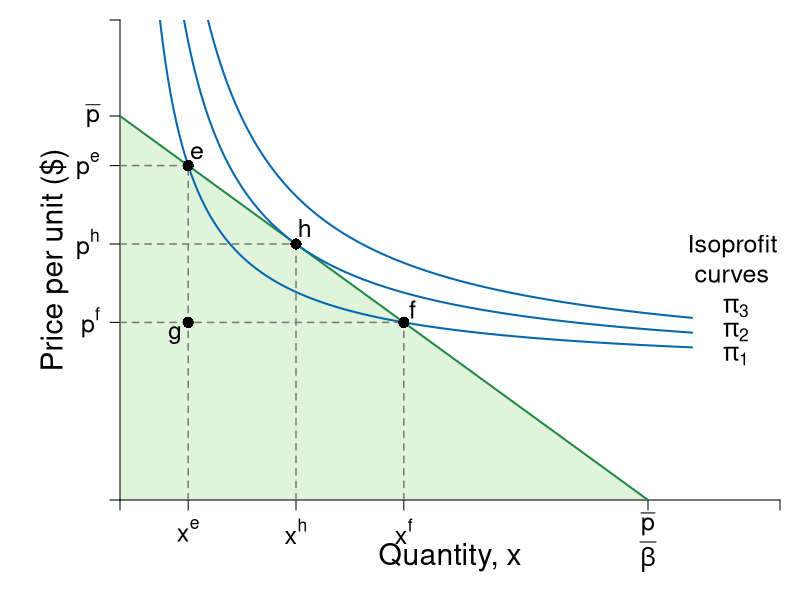

Reproduce this figure in R.
#Graph Designer: Simon Halliday + Scott Cohn
#Authors: Bowles and Halliday
#Title: Coordination, Conflict and Competition: A Text in Microeconomics

require(shape)
pdf(file = "firmmarketsupply/isoprofit_monopoly_profits_v2.pdf", width = 9, height = 7)

#Set parameters for graphics
axislabelsize <- 1.8
labelsize <- 1.5
namesize <- 1.8
annotatesize <- 1.5
graphlinewidth <- 2
segmentlinewidth <- 1.5

COL <- c("#7fc97f", "#beaed4", "#fdc086", "#ffff99", "#386cb0", "#f0027f", "#bf5b17", "#666666")
COLA <- c("#e0f3db", "#99d8c9","#66c2a4","#41ae76", "#238b45", "#005824")
COLB <- c("#c6dbef", "#4eb3d3", "#2b8cbe", "#0868ac","#084081")
grays <- gray.colors(25, start = 1, end = 0)
CBCols <- c("#009E73","#0072B2","#E69F00","#CC79A7", "#F0E442")

#Edited the margins to cater for the larger LHS labels
par(mar =  c(5, 6, 1, 1))

AvgRevenue <- function(x, rmax = 12, xmax = 12){
  rmax - (rmax/xmax)*x
}

MRevenue <- function(x, rmax = 12, xmax = 12){
  rmax - 2*(rmax/xmax)*x
}

AvgCost <- function(x, c0 = 2, c1 = 4){
  c0/x + c1
}

# From CORE
IsoProf <- function(x, k = 0, c0 = 2, c1 = 4){
  AvgCost(x) + k/x
}

xlims <- c(0, 15)
ylims <- c(0, 15)

npts <- 501 
x <- seq(xlims[1], xlims[2], length.out = npts)
y <- seq(ylims[1], ylims[2], length.out = npts) 
a <- c(13, 16.75, 19.25)

plot(0, 0, xlim = xlims, ylim = ylims, type = "n",
     xlab = expression(paste("")),
     ylab = expression(paste("")), 
     xaxt = "n", 
     yaxt = "n", 
     cex.lab = axislabelsize, 
     bty = "n",
     xaxs = "i", 
     yaxs = "i")


ticksy <- c(0, AvgRevenue(x = 4), AvgRevenue(x = 6.45), AvgRevenue(1.55), 12, ylims[2])
ylabels <- c(NA, expression(paste(p^{h})), expression(paste(p^{f})), expression(paste(p^{e})), expression(paste(bar(p))), NA)
ticksx <- c(0, 1.55, 4, 6.45, 12, xlims[2])
xlabels <- c(NA, expression(paste(x^{e})), expression(paste(x^{h})), expression(paste(x^{f})), expression(paste(frac(bar(p),beta))), NA)

#Draw the polygon for feasible
xpoly1 <- c(0, 0, 12, 0)
ypoly1 <- c(0, 12, 0, 0)
polygon(x = xpoly1, y = ypoly1, col = COLA[1], density = NULL, border = NA)


axis(1, at = ticksx, pos = 0, labels = FALSE)
text(x = c(0, 1.55, 4, 6.45, 12, xlims[2]), par("usr")[3] - 0.4, labels = xlabels, srt = 0, pos = 1, xpd = TRUE, cex = labelsize)
axis(2, at = ticksy, pos = 0, labels = ylabels, las = 1, cex.axis = labelsize)

npts <- 500 
xx1 <- seq(xlims[1], xlims[2], length.out = npts)
xx2 <- seq(xlims[1], xlims[2] - 2, length.out = npts)
xx3 <- seq(2, 6, length.out = npts)

lines(xx1, AvgRevenue(xx1, rmax = 12, xmax = 12), col = COLA[5], lwd = graphlinewidth)
lines(xx2, IsoProf(xx2, k = 14), col = COLB[4], lwd = graphlinewidth)

# Iso Prof --- Too high/too low
lines(xx2, IsoProf(xx2, k = 8), col = COLB[4], lwd = graphlinewidth)
lines(xx2, IsoProf(xx2, k = 20), col = COLB[4], lwd = graphlinewidth)

#Label the axes
text(0.5*(xlims[2]), -1.8, expression(paste("Quantity, ", x)), xpd = TRUE, cex = axislabelsize) 
#text(0.5*(xlims[2]), -1.8, expression(paste("Output, ", x)), xpd = TRUE, cex = axislabelsize) 
text(-1.5, 0.5*ylims[2], expression(paste("Price per unit ($)")), xpd = TRUE, cex = axislabelsize, srt = 90) 

#Label curves
text(xlims[2] - 1, 7, expression(paste("Isoprofit \n curves")), cex = labelsize)

text(xlims[2] - 1, 6, expression(paste(pi[3])), cex = labelsize)
text(xlims[2] - 1, 5.25, expression(paste(pi[2])), cex = labelsize)
text(xlims[2] - 1, 4.5, expression(paste(pi[1])), cex = labelsize)

#Draw segments for total costs
segments(0, AvgRevenue(x = 4), 4, AvgRevenue(x = 4), lty = 2, col = grays[20] , lwd = segmentlinewidth)
segments(4, 0, 4, AvgRevenue(x = 4), lty = 2, col = grays[20] , lwd = segmentlinewidth)

segments(1.55, 0, 1.55, AvgRevenue(1.55), lty = 2, col = grays[20] , lwd = segmentlinewidth)
segments(0, AvgRevenue(1.55), 1.55, AvgRevenue(1.55), lty = 2, col = grays[20] , lwd = segmentlinewidth)


segments(0, AvgRevenue(x = 6.45), 6.45, AvgRevenue(x = 6.45), lty = 2, col = grays[20] , lwd = segmentlinewidth)
segments(6.45, 0, 6.45, AvgRevenue(x = 6.45), lty = 2, col = grays[20] , lwd = segmentlinewidth)

points(4, AvgRevenue(x = 4), pch = 16, col = "black", cex = 1.5)
text(4.2, AvgRevenue(x = 4) + 0.5, expression("h"), cex = labelsize)

points(6.45, AvgRevenue(x = 6.45), pch = 16, col = "black", cex = 1.5)
text(6.65, AvgRevenue(x = 6.45) + 0.4, expression("f"), cex = labelsize)

points(1.55, AvgRevenue(1.55), pch = 16, col = "black", cex = 1.5)
text(1.55 + 0.2, AvgRevenue(x = 1.55) + 0.4, expression("e"), cex = labelsize)

points(1.55, AvgRevenue(x = 6.45), pch = 16, col = "black", cex = 1.5)
text(1.55 - 0.3, AvgRevenue(x = 6.45) - 0.4, expression("g"), cex = labelsize)


dev.off()
